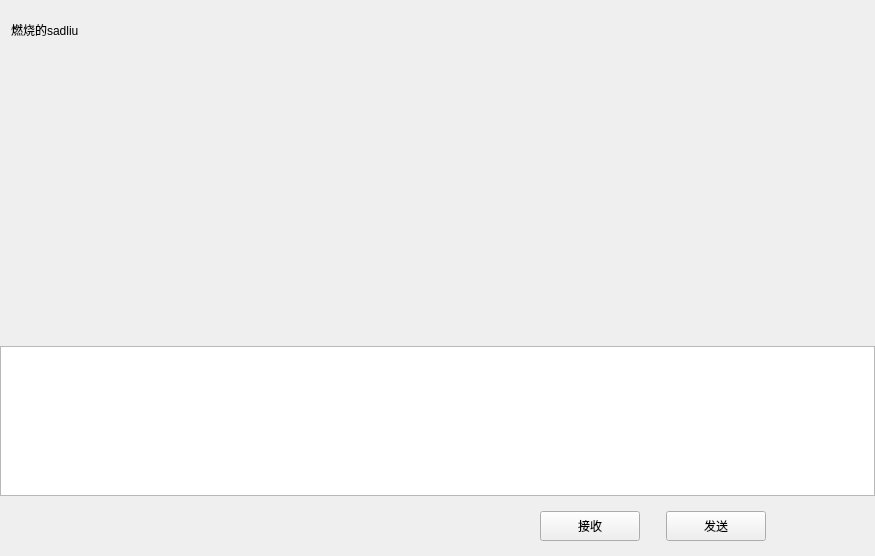
<?xml version="1.0" encoding="UTF-8"?>
<ui version="4.0">
 <class>ChatPage</class>
 <widget class="QWidget" name="ChatPage">
  <property name="geometry">
   <rect>
    <x>0</x>
    <y>0</y>
    <width>875</width>
    <height>556</height>
   </rect>
  </property>
  <property name="windowTitle">
   <string>Form</string>
  </property>
  <layout class="QVBoxLayout" name="verticalLayout">
   <property name="spacing">
    <number>0</number>
   </property>
   <property name="leftMargin">
    <number>0</number>
   </property>
   <property name="topMargin">
    <number>0</number>
   </property>
   <property name="rightMargin">
    <number>0</number>
   </property>
   <property name="bottomMargin">
    <number>0</number>
   </property>
   <item>
    <widget class="QWidget" name="chat_data_wid" native="true">
     <layout class="QVBoxLayout" name="verticalLayout_4">
      <property name="spacing">
       <number>0</number>
      </property>
      <property name="leftMargin">
       <number>0</number>
      </property>
      <property name="topMargin">
       <number>0</number>
      </property>
      <property name="rightMargin">
       <number>0</number>
      </property>
      <property name="bottomMargin">
       <number>0</number>
      </property>
      <item>
       <widget class="QWidget" name="title_wid" native="true">
        <property name="minimumSize">
         <size>
          <width>0</width>
          <height>60</height>
         </size>
        </property>
        <property name="maximumSize">
         <size>
          <width>16777215</width>
          <height>60</height>
         </size>
        </property>
        <layout class="QHBoxLayout" name="horizontalLayout">
         <item>
          <widget class="QWidget" name="widget_2" native="true">
           <layout class="QHBoxLayout" name="horizontalLayout_3">
            <property name="leftMargin">
             <number>2</number>
            </property>
            <property name="topMargin">
             <number>2</number>
            </property>
            <property name="rightMargin">
             <number>2</number>
            </property>
            <property name="bottomMargin">
             <number>2</number>
            </property>
            <item>
             <widget class="QLabel" name="title_lb">
              <property name="text">
               <string>燃烧的sadliu</string>
              </property>
             </widget>
            </item>
           </layout>
          </widget>
         </item>
        </layout>
       </widget>
      </item>
      <item>
       <widget class="ChatView" name="chat_data_list" native="true"/>
      </item>
      <item>
       <widget class="QWidget" name="tool_wid" native="true">
        <property name="minimumSize">
         <size>
          <width>0</width>
          <height>40</height>
         </size>
        </property>
        <property name="maximumSize">
         <size>
          <width>16777215</width>
          <height>60</height>
         </size>
        </property>
        <layout class="QHBoxLayout" name="horizontalLayout_5">
         <property name="leftMargin">
          <number>2</number>
         </property>
         <property name="topMargin">
          <number>2</number>
         </property>
         <property name="rightMargin">
          <number>2</number>
         </property>
         <property name="bottomMargin">
          <number>2</number>
         </property>
         <item>
          <spacer name="horizontalSpacer_2">
           <property name="orientation">
            <enum>Qt::Horizontal</enum>
           </property>
           <property name="sizeType">
            <enum>QSizePolicy::Fixed</enum>
           </property>
           <property name="sizeHint" stdset="0">
            <size>
             <width>10</width>
             <height>20</height>
            </size>
           </property>
          </spacer>
         </item>
         <item>
          <widget class="ClickedLabel" name="emo_lb">
           <property name="minimumSize">
            <size>
             <width>30</width>
             <height>30</height>
            </size>
           </property>
           <property name="maximumSize">
            <size>
             <width>30</width>
             <height>30</height>
            </size>
           </property>
           <property name="text">
            <string/>
           </property>
          </widget>
         </item>
         <item>
          <spacer name="horizontalSpacer_4">
           <property name="orientation">
            <enum>Qt::Horizontal</enum>
           </property>
           <property name="sizeType">
            <enum>QSizePolicy::Fixed</enum>
           </property>
           <property name="sizeHint" stdset="0">
            <size>
             <width>10</width>
             <height>20</height>
            </size>
           </property>
          </spacer>
         </item>
         <item>
          <widget class="ClickedLabel" name="file_lb">
           <property name="minimumSize">
            <size>
             <width>30</width>
             <height>30</height>
            </size>
           </property>
           <property name="maximumSize">
            <size>
             <width>30</width>
             <height>30</height>
            </size>
           </property>
           <property name="text">
            <string/>
           </property>
          </widget>
         </item>
         <item>
          <spacer name="horizontalSpacer_3">
           <property name="orientation">
            <enum>Qt::Horizontal</enum>
           </property>
           <property name="sizeHint" stdset="0">
            <size>
             <width>40</width>
             <height>20</height>
            </size>
           </property>
          </spacer>
         </item>
        </layout>
       </widget>
      </item>
      <item>
       <widget class="MessageTextEdit" name="chatEdit">
        <property name="minimumSize">
         <size>
          <width>0</width>
          <height>150</height>
         </size>
        </property>
        <property name="maximumSize">
         <size>
          <width>16777215</width>
          <height>150</height>
         </size>
        </property>
       </widget>
      </item>
      <item>
       <widget class="QWidget" name="send_wid" native="true">
        <property name="minimumSize">
         <size>
          <width>0</width>
          <height>60</height>
         </size>
        </property>
        <property name="maximumSize">
         <size>
          <width>16777215</width>
          <height>60</height>
         </size>
        </property>
        <layout class="QHBoxLayout" name="horizontalLayout_6">
         <property name="topMargin">
          <number>2</number>
         </property>
         <property name="bottomMargin">
          <number>2</number>
         </property>
         <item>
          <spacer name="horizontalSpacer_5">
           <property name="orientation">
            <enum>Qt::Horizontal</enum>
           </property>
           <property name="sizeHint" stdset="0">
            <size>
             <width>40</width>
             <height>20</height>
            </size>
           </property>
          </spacer>
         </item>
         <item>
          <widget class="ClickedBtn" name="receive_btn">
           <property name="minimumSize">
            <size>
             <width>100</width>
             <height>30</height>
            </size>
           </property>
           <property name="maximumSize">
            <size>
             <width>100</width>
             <height>30</height>
            </size>
           </property>
           <property name="text">
            <string>接收</string>
           </property>
          </widget>
         </item>
         <item>
          <spacer name="horizontalSpacer_6">
           <property name="orientation">
            <enum>Qt::Horizontal</enum>
           </property>
           <property name="sizeType">
            <enum>QSizePolicy::Fixed</enum>
           </property>
           <property name="sizeHint" stdset="0">
            <size>
             <width>20</width>
             <height>20</height>
            </size>
           </property>
          </spacer>
         </item>
         <item>
          <widget class="ClickedBtn" name="send_btn">
           <property name="minimumSize">
            <size>
             <width>100</width>
             <height>30</height>
            </size>
           </property>
           <property name="maximumSize">
            <size>
             <width>100</width>
             <height>30</height>
            </size>
           </property>
           <property name="text">
            <string>发送</string>
           </property>
          </widget>
         </item>
         <item>
          <spacer name="horizontalSpacer_7">
           <property name="orientation">
            <enum>Qt::Horizontal</enum>
           </property>
           <property name="sizeType">
            <enum>QSizePolicy::Fixed</enum>
           </property>
           <property name="sizeHint" stdset="0">
            <size>
             <width>100</width>
             <height>20</height>
            </size>
           </property>
          </spacer>
         </item>
        </layout>
       </widget>
      </item>
     </layout>
    </widget>
   </item>
  </layout>
 </widget>
 <customwidgets>
  <customwidget>
   <class>ClickedLabel</class>
   <extends>QLabel</extends>
   <header>clickedlabel.h</header>
  </customwidget>
  <customwidget>
   <class>ClickedBtn</class>
   <extends>QPushButton</extends>
   <header location="global">clickedbtn.h</header>
  </customwidget>
  <customwidget>
   <class>ChatView</class>
   <extends>QWidget</extends>
   <header>chatview.h</header>
   <container>1</container>
  </customwidget>
  <customwidget>
   <class>MessageTextEdit</class>
   <extends>QTextEdit</extends>
   <header>messagetextedit.h</header>
  </customwidget>
 </customwidgets>
 <resources/>
 <connections/>
</ui>
